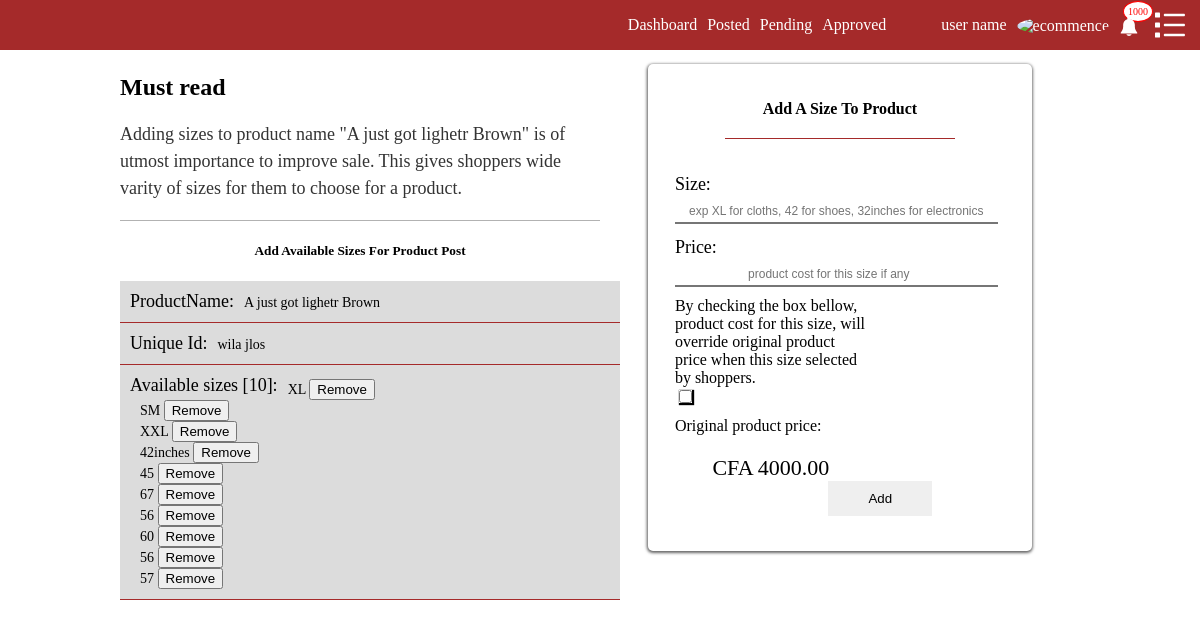
The page /userpannel/add/product/sizes/a-just-got-lighetr-brown-3jxiuynh8v (signed in) on the database as committed earlier.
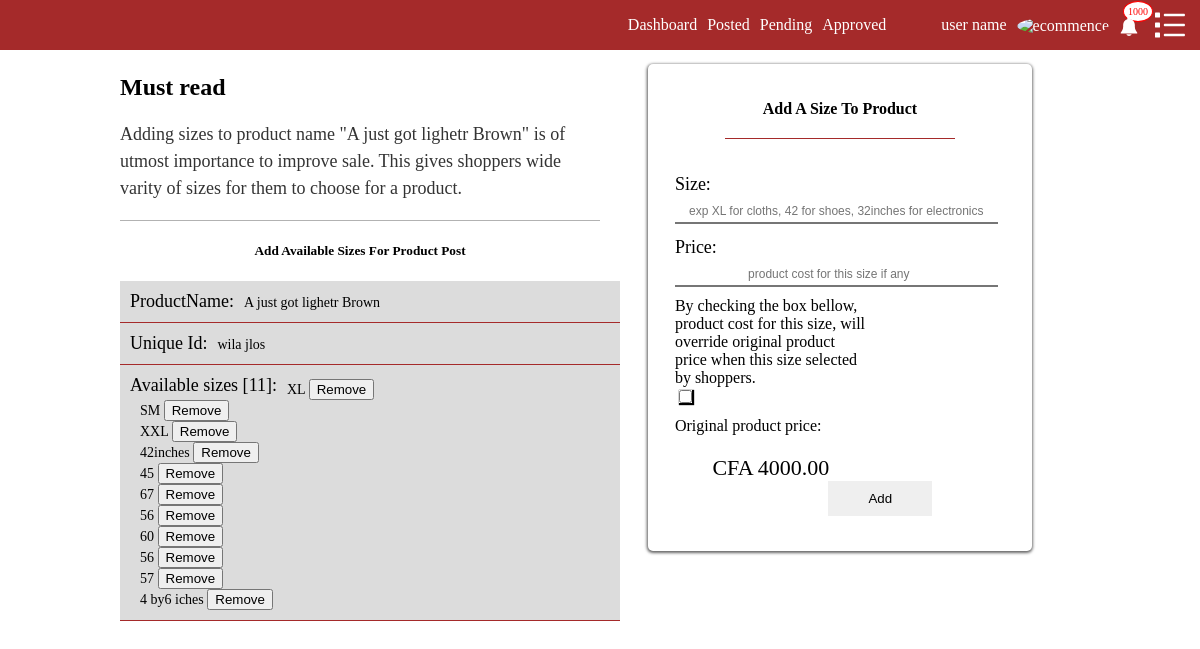
The same page on the database as committed later.
### products/models.py (models this page shows, shortened)
class Product(models.Model):
    stt             = (('posted','posted'),('pending','pending'),('sold','sold'))
    st              = (('Brand New','Brand New'),('Used','Used'))
    sl              = ((0,0),(20,20),(30,30),(35,35),(40,40),(45,45),(50,50),(60,60),(70,70),(80,80))
    created         = models.DateTimeField(auto_now_add=True,null=True)
    category        = models.ForeignKey(Category,on_delete=models.CASCADE,related_name="product_category",null=True)
    subcategory     = models.ForeignKey(SubCategory,on_delete=models.CASCADE,related_name="product_subcategory")
    productname     = models.CharField(max_length=50,null=True)
    picone          = models.ImageField(upload_to="productimage",null=True)
    pictwo          = models.ImageField(upload_to="productimage",null=True)
    picthree        = models.ImageField(upload_to="productimage",null=True)
    picfour         = models.ImageField(upload_to="productimage",null=True)
    descript        = models.TextField(null=True)
    brand           = models.CharField(max_length=100,null=True)
    model           = models.CharField(max_length=100,null=True)
    size            = models.CharField(max_length=100,null=True)
    color           = models.CharField(max_length=50,null=True)
    slug            = models.SlugField(null=True,blank=True)
    location        = models.CharField(null=True,max_length=200)
    user            = models.ForeignKey(CustomUser,on_delete=models.CASCADE,related_name="userproduct",null=True)
    status          = models.CharField(max_length=200,null=True,choices=stt,default="pending")
    state           = models.CharField(max_length=200,null=True,choices=st)
    uniqueid        = models.CharField(max_length=200,null=True,blank=True,unique=True)
    sales           = models.IntegerField(choices=sl,default=0 )
    pdprice         = models.DecimalField(max_digits=19,decimal_places=2,null=True,blank=False)
    salesprice      = models.DecimalField(max_digits=19,decimal_places=2,null=True,blank=True)
    pdcolor         = models.ManyToManyField(ProductColor,related_name="color_id",null=True,blank=True)
    availableseizes = models.ManyToManyField(ProductSize,null=True,related_name="avlprice")

class ProductSize(models.Model):
    user         = models.ForeignKey(CustomUser,on_delete=models.CASCADE,related_name="pdsize",null=True)
    created      = models.DateTimeField(auto_now_add=True,null=True)
    updated      = models.DateTimeField(auto_now=True,null=True)
    size         = models.CharField(max_length=200,null=True)
    sizeprice    = models.DecimalField(max_digits=19,decimal_places=2,null=True,blank=True)
    pricechange  = models.BooleanField(default=False)

### adminone/views.py (the view, shortened to what this page needs)
# urls.py: url(r'^add/product/sizes/(?P<slug>[\w-]+)$',views.Addsize,name="addsizes"),
def Addsize(request,slug):
    if not request.user.is_authenticated:
        return HttpResponse('bad request')
    product = get_object_or_404(Product,slug=slug)
    form    = ProductSizefm(request.POST or None, request.FILES or None)
    context={'product':product,'form':form}
    template_name="adminone/addsizes.html"
    return render(request,template_name,context)

### products/forms.py
class ProductSizefm(forms.ModelForm):
    class Meta:
        model= ProductSize
        widgets={
        'sizeprice':forms.NumberInput(attrs={'class':'text-select','placeholder':'product cost for this size if any'}),
        'size':forms.TextInput(attrs={'class':'text-select','placeholder':'exp XL for cloths, 42 for shoes, 32inches for electronics'}),
        }
        exclude=('user','updated ','created')
        fields=('pricechange','sizeprice','size')

### homeapp/models.py (called while the page is built)
    @property
    def is_active(self):
        return self.active

### adminone/templates/adminone/addsizes.html (shortened to what this page needs)
{% extends 'adminone/base.html' %}
{% load staticfiles %}
{% block content %}
<div class="pd-addon-container">
  <div class="current-product-info">
      <article>
        <h1>Must read</h1>
        <p>
          Adding sizes to product name "{{product.productname}}" is of utmost importance to improve sale.
          This gives shoppers  wide varity of sizes for them to choose for a product.
        </p>
      </article>
      <div class="pd-info-addon">
        <h5>Add Available Sizes For Product Post</h5>
        <div class="pd-info-field">
        <div class="pd-lable">
          ProductName:
        </div>
        <div class="pd-value">
            {{product.productname}}
        </div>
      </div>
      <div class="pd-info-field">
        <div class="pd-lable">
          Unique Id:
        </div>
        <div class="pd-value">
            {{product.uniqueid}}
        </div>
      </div>
      <div class="pd-info-field">
        <div class="pd-lable">
          Available sizes [{{product.availableseizes.all.count}}]:
        </div>
        <div class="pd-value">
        {% for sizes in product.availableseizes.all %}
      <form id action="{% url 'pannel:removesize' slug=product.slug %}">
        {{sizes.size}}
              <button type="submit">Remove</button>
      </form>
{% endfor %}
</div>
      </div>
      </div>
  </div>
  <div class="add_colors add_sizes">
<div class="form-container">
  <h4>Add A Size To Product<span class="alertsub" style="color:green">Submited!</span></h4>
  <form  action="{% url 'pannel:addsizes' slug=product.slug %}" method="post" enctype="multipart/form-data" >
   <div class="add_color_field_name">
<div class="add_on_section_one">
    <div class="field-container">
        <div class="lable">
         Size:
        </div>
        <div class="field">
        {{form.size}}
        </div>
        </div>
    <div class="field-container">
        <div class="lable">
         Price:
        </div>
        <div class="field">
        {{form.sizeprice}}
        </div>
        </div>
    <div class="field-container">
        <div class="lable-check">
            By checking the box bellow,
            product cost for this size, will
            override original product price when this size selected by shoppers.
        </div>
        <div class="field">
        {{form.pricechange}}
        </div>
        </div>
        <div class="field-container">
            <div class="lable-check">
                Original product price:
            </div>
            <div style="width:100%;text-align:center;font-size:22px;margin-top:20px;">
            CFA {{product.pdprice}}
            </div>
            </div>
            <div class="size_add">
 <button type="submit">Add</button>
 </div>
 </div>
</form>
</div>
</div>
{% endblock %}

### adminone/templates/adminone/base.html (shortened to what this page needs)
{% load staticfiles %}
<!DOCTYPE html>
<html lang="en">
  <head>
    <link href="{% static 'assets/css/form.css' %}" rel="stylesheet">
    <link href="{% static 'assets/css/style.css' %}" rel="stylesheet">
  </head>
 <body>
  <div class="container">
      <header>
          <div class="menu">
              <div class="mobile-menu">
               </div>
           <div class="desktop">
           <div class="menu-div">
             <ul>
               <li><a href="{% url 'pannel:userpannel' %}">Dashboard</a></li>
               <li><a href="{% url 'pannel:posted' %}">Posted</a></li>
               <li><a href="{% url 'pannel:pending' %}">Pending</a></li>
               <li><a href="{% url 'pannel:app' %}">Approved</a></li>
             </ul>
             <ul class="user-ul">
               <li>user name</li>
               <li>
               <img src="{% static 'assets/images/default-dp.jpg' %}" alt="ecommence">
               </li>
               <li>
                 <span class="notification">1000</span>
               </li>
             </ul>
           </div>
          </div>
          </div>
        </header>
  </div>
  <div class="maincontainer">
      {% block content %}
    {% endblock %}
  </div>
</body>

### adminone/static/assets/css/form.css (style rules this page uses)
.field-container { display: inline-block; width:50%; margin-top:10px; }
.lable,.section-one .field { float: left; }
.lable { width:100px; }
.field { width:80%; }
.text-select { width:205%; padding:4px 4px 4px; border-top:none; border-left:none; border-right:none; text-align: center; color:rgba(0,0,0,0.7); font-size: 12px; }
.field-container .lable { font-size: 18px; position: relative; top:3px; margin-right:5px; margin-bottom: 8px; }
::placeholder { text-align: center; }
.form-container h4 { text-align: center; position: relative; left:20%; width: 60%; border-bottom: solid; border-bottom-color:brown; border-bottom-width:1px; padding-bottom: 20px; }
.form-container form { position: relative; left:10%; }
.form-container { margin-top:10px; border-radius: 5px; -webkit-border-radius: 5px; -moz-border-radius: 5px; -ms-border-radius: 5px; -o-border-radius: 5px; width:auto; height:595px; box-shadow: -0.2px 1px 3px 1px rgba(0,0,0,0.6); -webkit-box-shadow: -0.2px 1px 3px 1px rgba(0,0,0,0.6); -moz-box-shadow: -0.2px 1px 3px 1px rgba(0,0,0,0.6); -o-box-shadow: -0.2px 1px 3px 1px rgba(0,0,0,0.6); }

### adminone/static/assets/css/style.css (style rules this page uses)
body { padding:0px; margin: auto 0; display: inline; overflow-x: hidden; }
.maincontainer { width:100%; position: relative; transition: width 2s; overflow: hidden; overflow: hidden; }
.menu { display: inline-block; }
.menu .mobile-menu,.menu .menu-div { float: right; margin-right:15px; }
.menu .menu-div { display: inline-block; }
.menu .menu-div ul { float: left; margin-left:5px; list-style: none; }
.menu .menu-div ul a { color:white; text-decoration: none; font-size: 16px; }
.menu .menu-div ul li { float: left; margin-left:10px; color:white; }
.menu .menu-div ul li img { position: relative; top:1px; width:20px; height:20px; border-radius: 100%; -webkit-border-radius:100%; -moz-border-radius:100%; -o-border-radius:100%; }
.container .menu svg { width:30px; height:30px; fill:white; cursor: pointer; }
.container .menu li svg { width:20px; height:20px; position: relative; margin-top:5px; }
.container .menu .notification { position:absolute; border:solid; font-size: 10px; top:1px; padding:4px 4px 4px; margin-left:4px; border-width: 1px; background-color: white; color:red; width:auto; display: flex; justify-content: center; -webkit-justify-content:center; -o-justify-content:center; -ms-justify-content:center; border-radius:100%; -webkit-border-radius:100%; -moz-border-radius:100%; -ms-border-radius:100%; }
.container .menu .user-ul svg { top:-5px; position: relative; }
.container .menu { position: relative; width:100%; height:50px; background-color: brown; }
.container .menu .mobile-menu { position: relative; top:10px; }
.container .menu .mobile-menu { margin-left:1px; }
.pd-addon-container { width:80%; position: relative; margin-left:10%; margin-bottom: 10px; display: inline-block; }
.add_colors { width:40%; float: left; margin-left:5%; }
.add_colors .form-container { padding-top:15px; overflow: hidden; }
.add_color_field_name { margin-bottom: 15px; }
.add_colors .form-container form { position: relative; left:7%; }
.add_colors .form-container form button { position: relative; left:40%; }
.current-product-info { width:50%; float: left; }
.current-product-info article { width:100%; border-bottom: solid; border-width: 1px; border-color:rgba(0,0,0,0.3) }
.current-product-info article p { line-height: 1.5; font-size: 18px; color:rgba(0,0,0,0.8); }
.pd-info-field { display: inline-block; width:100%; border-bottom: solid; border-bottom-color: brown; border-bottom-width: 1px; padding:10px 10px 10px; background-color: gainsboro; margin:0px; }
.pd-info-addon h5 { text-align: center; }
.pd-info-field .pd-lable { width:auto; float: left; font-size: 18px; }
.pd-info-field .pd-value { width:60%;font-size: 14px; position: relative; left:10px; margin-top:4px; }
.add_sizes .form-container { height:auto; padding-bottom: 20px; }
.add_sizes .form-container button { padding:10px 40px 10px; border:none; cursor: pointer; }
#id_pricechange { border:solid; border-width: 10px; border-color: green; box-shadow: 1px 1px 1px 1px black; -webkit-box-shadow: 1px 1px 1px 1px black; -moz-box-shadow: 1px 1px 1px 1px black; -o-box-shadow: 1px 1px 1px 1px black; }

Rows that differ between the two databases and show on the page:
changed Product "A just got lighetr Brown": availableseizes.all.count "10" → "11"
added ProductSize: size "4 by6 iches"
